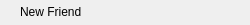
<?xml version="1.0" encoding="UTF-8"?>
<ui version="4.0">
 <class>GroupTipItem</class>
 <widget class="QWidget" name="GroupTipItem">
  <property name="geometry">
   <rect>
    <x>0</x>
    <y>0</y>
    <width>250</width>
    <height>25</height>
   </rect>
  </property>
  <property name="minimumSize">
   <size>
    <width>250</width>
    <height>25</height>
   </size>
  </property>
  <property name="maximumSize">
   <size>
    <width>250</width>
    <height>25</height>
   </size>
  </property>
  <property name="windowTitle">
   <string>Form</string>
  </property>
  <layout class="QVBoxLayout" name="verticalLayout">
   <property name="spacing">
    <number>0</number>
   </property>
   <property name="leftMargin">
    <number>20</number>
   </property>
   <property name="topMargin">
    <number>0</number>
   </property>
   <property name="rightMargin">
    <number>0</number>
   </property>
   <property name="bottomMargin">
    <number>0</number>
   </property>
   <item>
    <widget class="QLabel" name="label">
     <property name="minimumSize">
      <size>
       <width>0</width>
       <height>16</height>
      </size>
     </property>
     <property name="maximumSize">
      <size>
       <width>16777215</width>
       <height>16</height>
      </size>
     </property>
     <property name="text">
      <string>New Friend</string>
     </property>
    </widget>
   </item>
  </layout>
 </widget>
 <resources/>
 <connections/>
</ui>
